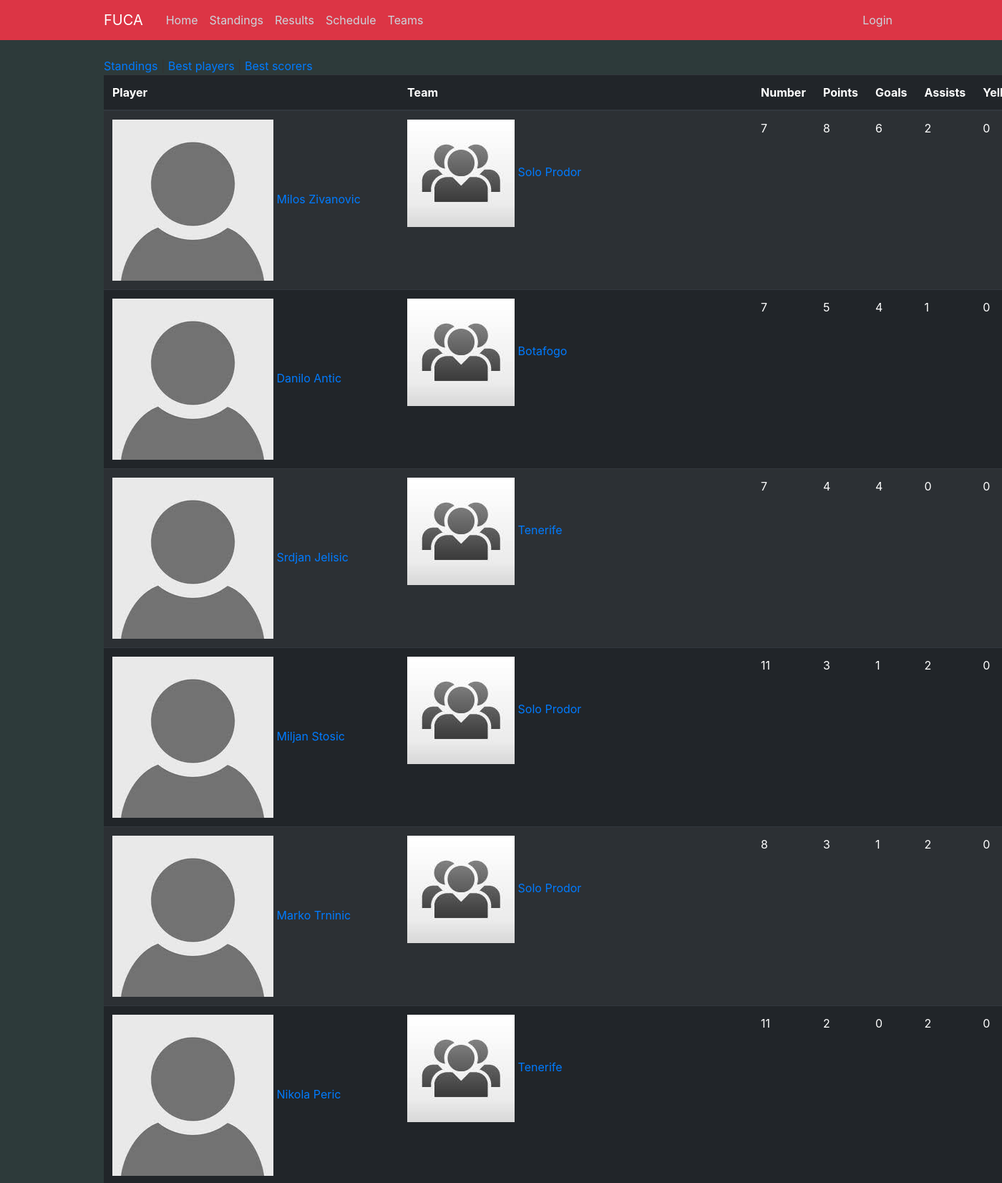
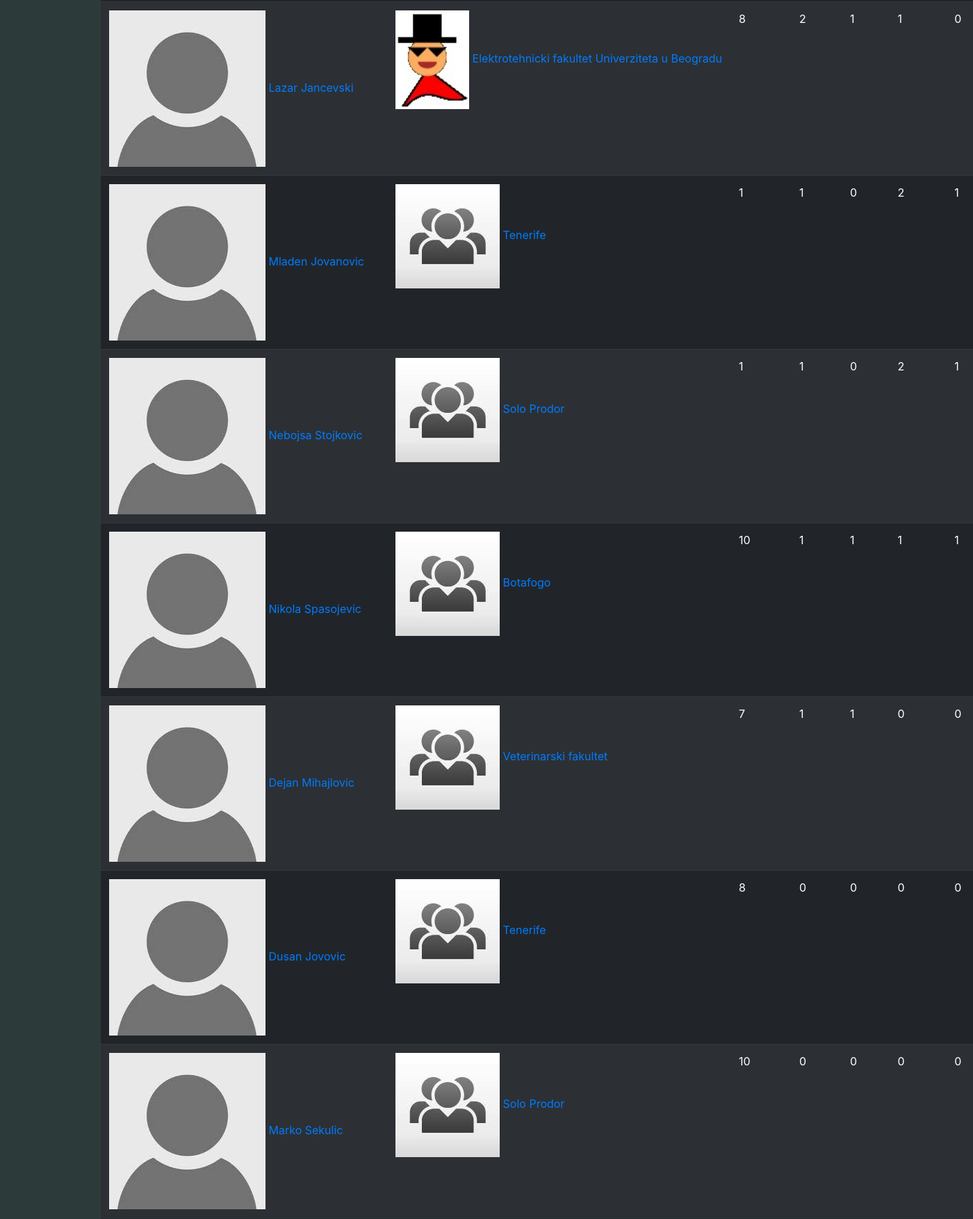
Page /bestplayers (upper part) on the committed database (2 pictures, top to bottom).
### fuca/models.py (models this page shows, shortened)
class Player(db.Model):
    __tablename__ = 'player'
    id          = db.Column(db.Integer,     primary_key=True)
    name        = db.Column(db.String(100), nullable=False)
    birthdate   = db.Column(db.DateTime,    nullable=False)
    number      = db.Column(db.Integer,     nullable=False)
    image       = db.Column(db.String(20),  nullable=False, default='default.jpg')
    email       = db.Column(db.String(120), unique=True,    nullable=False)
    password    = db.Column(db.String(60))
    team_id     = db.Column(db.Integer, db.ForeignKey('team.id'), nullable=False)
    statistics  = db.relationship('Statistics', backref='player', lazy=True)
    def goals(self):
        goals = 0
        for stat in self.statistics:
            goals += stat.goals
        return goals
    def assists(self):
        assists = 0
        for stat in self.statistics:
            assists += stat.assists
        return assists
    def red(self):
        red = 0
        for stat in self.statistics:
            red += stat.red
        return red
    def yellow(self):
        yellow = 0
        for stat in self.statistics:
            yellow += stat.yellow
        return yellow
    def points(self):
        return self.goals() + self.assists() - self.yellow() - 2 * self.red()
    def jinja_dict(self):
        return {'name'          : self.name,
                'birthdate'     : self.birthdate,
                'image'         : self.image,
                'email'         : self.email,
                'team'          : self.team,
                'number'        : self.number,
                'goals'         : self.goals(),
                'assists'       : self.assists(),
                'red'           : self.red(),
                'yellow'        : self.yellow(),
                'points'        : self.points(),
                'id'            : self.id,
                'team_id'       : self.team_id}

class Team(db.Model):
    __tablename__ = 'team'
    id          = db.Column(db.Integer,     primary_key=True)
    name        = db.Column(db.String(100), nullable=False, unique=True)
    matches     = db.Column(db.Integer,     nullable=False, default=0)
    wins        = db.Column(db.Integer,     nullable=False, default=0)
    losses      = db.Column(db.Integer,     nullable=False, default=0)
    draws       = db.Column(db.Integer,     nullable=False, default=0)
    goal_diff   = db.Column(db.Integer,     nullable=False, default=0)
    logo_image  = db.Column(db.String(20),  nullable=False, default='default.jpg')
    captain_id  = db.Column(db.Integer, db.ForeignKey('player.id'))
    host_matches    = db.relationship('Match',  backref='host_team',    lazy=True,  foreign_keys=Match.host_team_id)
    guest_matches   = db.relationship('Match',  backref='guest_team',   lazy=True,  foreign_keys=Match.guest_team_id)
    players         = db.relationship('Player', backref='team',         lazy=True,  foreign_keys=Player.team_id)

class Statistics(db.Model):
    __tablename__ = 'statistics'
    id          = db.Column(db.Integer, primary_key=True)
    goals       = db.Column(db.Integer, nullable=False)
    assists     = db.Column(db.Integer, nullable=False)
    yellow      = db.Column(db.Integer, nullable=False)
    red         = db.Column(db.Integer, nullable=False)
    player_id   = db.Column(db.Integer, db.ForeignKey('player.id'), nullable=False)
    match_id    = db.Column(db.Integer, db.ForeignKey('match.id'),  nullable=False)

### fuca/routes/standings_routes.py (the view)
@app.route("/bestplayers")
def bestplayers():
    players_db = Player.query.all()
    players = [player.jinja_dict() for player in players_db]
    players = sorted(players, key=lambda player: player['points'])[::-1]
    for player in players:
        player['image'] = url_for('static', filename='images/players/{}'.format(player['image']))
        player['team_id'] = player['team'].id
        player['team_name'] = player['team'].name
        player['team_logo'] = url_for('static', filename='images/teams/{}'.format(player['team'].logo_image))
    return render_template('standings/best-players.html', players=players, title='Best Players')

### fuca/templates/standings/best-players.html (shortened to what this page needs)
{% extends 'standings/standings-layout.html' %}
{% block standings_content %}
    <table class="table table-dark table-striped table-hover">
        <thead>
            <th>Player</th>
            <th>Team</th>
            <th>Number</th>
            <th>Points</th>
            <th>Goals</th>
            <th>Assists</th>
            <th>Yellow</th>
        </thead>
        {% for player in players %}
            <tr>
                <td style="white-space:nowrap">
                    <a href="{{ url_for('player', id=player.id)}}" width="100">
                        <img src="{{ player.image }}">
                        {{ player.name }}
                    </a>
                </td>
                <td style="white-space:nowrap">
                    <a href="{{ url_for('team', id=player.team_id)}}" width="100">
                        <img src="{{ player.team_logo }}">
                        {{ player.team_name }}
                    </a>
                </td>
                <td>{{ player.number }}</td>
                <td>{{ player.points }}</td>
                <td>{{ player.goals }}</td>
                <td>{{ player.assists }}</td>
                <td>{{ player.yellow }}</td>
            </tr>
        {% endfor %}
    </table>
{% endblock standings_content %}

### fuca/templates/standings/standings-layout.html
{% extends 'home/layout.html' %}
{% block content %}
    <a href="{{ url_for('standings') }}">Standings</a> |
    <a href="{{ url_for('bestplayers') }}">Best players</a> |
    <a href="{{ url_for('bestscorers') }}">Best scorers</a>
    {% block standings_content %}{% endblock standings_content%}
{% endblock content %}

### fuca/templates/home/layout.html (shortened to what this page needs)
<!DOCTYPE html>
<html>
    <head>
        <link   rel="stylesheet"
                href="https://maxcdn.bootstrapcdn.com/bootstrap/4.0.0/css/bootstrap.min.css"
>
        <link rel="stylesheet" type="text/css" href="{{ url_for('static', filename='main.css') }}">
    </head>
    <body class="dark-background">
        <header class="site-header">
            <nav class="navbar navbar-expand-md navbar-dark bg-danger fixed-top">
                <div class="container">
                    <a class="navbar-brand mr-4" href="/">FUCA</a>
                    <div class="collapse navbar-collapse" id="navbarToggle">
                        <div class="navbar-nav mr-auto">
                            <a class="nav-item nav-link" href="{{ url_for('home') }}"> Home</a>
                            <a class="nav-item nav-link" href="{{ url_for('standings') }}"> Standings </a>
                            <a class="nav-item nav-link" href="{{ url_for('results') }}"> Results </a>
                            <a class="nav-item nav-link" href="{{ url_for('schedule') }}"> Schedule </a>
                            <a class="nav-item nav-link" href="{{ url_for('teams') }}"> Teams </a>
                        </div>
                        <div class="navbar-nav">
                            <a class="nav-item nav-link" href="{{ url_for('login') }}">Login</a>
                        </div>
                    </div>
                </div>
            </nav>
        </header>
        <main role="main" class="container">
            <div class="row">
                <div class="col-md-8">
                    {% block content %}{% endblock %}
                </div>
            </div>
        </main>
    </body>
</html>

### fuca/static/main.css (style rules this page uses)
body { background: #fafafa; color: #333333; margin-top: 5rem; }
.dark-background { background-color:#2D3A3A; }
.site-header .navbar-nav .nav-link { color: #cbd5db; }

### rows in the picture
Player: name "Milos Zivanovic"
Team: team_name "Solo Prodor" "Solo Prodor" "Solo Prodor" "Solo Prodor" "Solo Prodor"
Statistics: name "Danilo Antic", team_name "Botafogo", number "7", points "5", goals "4", assists "1", yellow "0", name "Srdjan Jelisic", team_name "Tenerife", points "4", assists "0"
Player: name "Miljan Stosic"
Player: name "Marko Trninic"
Statistics: name "Nikola Peric", team_name "Tenerife", number "11", points "2", goals "0", assists "2", yellow "0"
Player: name "Lazar Jancevski"
Team: team_name "Elektrotehnicki fakultet Univerziteta u Beogradu"
Player: name "Mladen Jovanovic"
Team: team_name "Tenerife" "Tenerife"
Player: name "Nebojsa Stojkovic"
Player: name "Nikola Spasojevic"
Team: team_name "Botafogo"
Player: name "Dejan Mihajlovic"
Team: team_name "Veterinarski fakultet"
Player: name "Dusan Jovovic"
Player: name "Marko Sekulic"

### other values in the picture
{{ player.number }} "7" "11" "8" "8" "1" "1" "10" "7" "8" "10"
{{ player.points }} "8" "3" "3" "2" "1" "1" "1" "1" "0" "0"
{{ player.goals }} "6" "1" "1" "1" "0" "0" "1" "1" "0" "0"
{{ player.assists }} "2" "2" "2" "1" "2" "2" "1" "0" "0" "0"
{{ player.yellow }} "0" "0" "0" "0" "1" "1" "1" "0" "0" "0"
